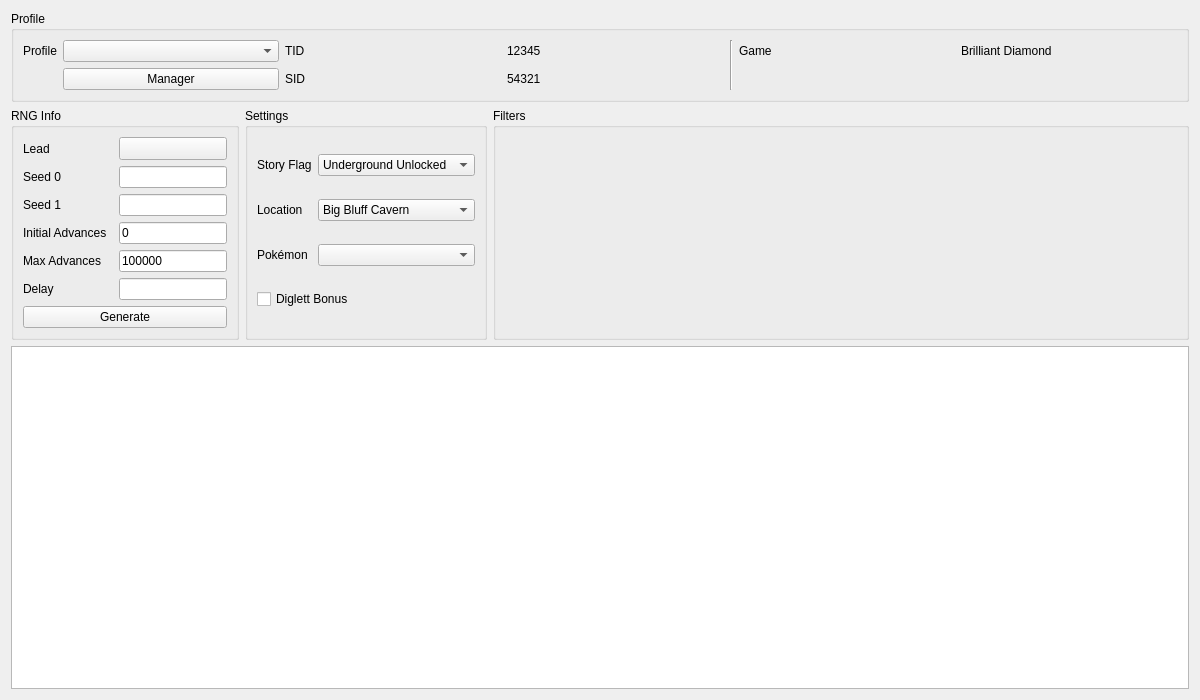
<?xml version="1.0" encoding="UTF-8"?>
<ui version="4.0">
 <class>Underground</class>
 <widget class="QWidget" name="Underground">
  <property name="geometry">
   <rect>
    <x>0</x>
    <y>0</y>
    <width>1200</width>
    <height>700</height>
   </rect>
  </property>
  <property name="windowTitle">
   <string>Underground</string>
  </property>
  <layout class="QGridLayout" name="gridLayout_45">
   <item row="1" column="1">
    <widget class="QGroupBox" name="groupBoxSettings">
     <property name="title">
      <string>Settings</string>
     </property>
     <layout class="QGridLayout" name="gridLayout_42">
      <item row="2" column="1">
       <widget class="ComboBox" name="comboBoxLocation">
        <item>
         <property name="text">
          <string>Big Bluff Cavern</string>
         </property>
        </item>
        <item>
         <property name="text">
          <string>Bogsunk Cavern</string>
         </property>
        </item>
        <item>
         <property name="text">
          <string>Dazzling Cave</string>
         </property>
        </item>
        <item>
         <property name="text">
          <string>Fountainspring Cave</string>
         </property>
        </item>
        <item>
         <property name="text">
          <string>Glacial Cavern</string>
         </property>
        </item>
        <item>
         <property name="text">
          <string>Grassland Cave</string>
         </property>
        </item>
        <item>
         <property name="text">
          <string>Ice Cave</string>
         </property>
        </item>
        <item>
         <property name="text">
          <string>Riverbank Cave</string>
         </property>
        </item>
        <item>
         <property name="text">
          <string>Rocky Cave</string>
         </property>
        </item>
        <item>
         <property name="text">
          <string>Sandsear Cave</string>
         </property>
        </item>
        <item>
         <property name="text">
          <string>Spacious Cave</string>
         </property>
        </item>
        <item>
         <property name="text">
          <string>Stargleam Cavern</string>
         </property>
        </item>
        <item>
         <property name="text">
          <string>Still-Water Cavern</string>
         </property>
        </item>
        <item>
         <property name="text">
          <string>Sunlit Cavern</string>
         </property>
        </item>
        <item>
         <property name="text">
          <string>Swampy Cave</string>
         </property>
        </item>
        <item>
         <property name="text">
          <string>Typhlo Cavern</string>
         </property>
        </item>
        <item>
         <property name="text">
          <string>Volcanic Cave</string>
         </property>
        </item>
        <item>
         <property name="text">
          <string>Whiteout Cave</string>
         </property>
        </item>
       </widget>
      </item>
      <item row="3" column="1">
       <widget class="CheckList" name="checkListPokemon"/>
      </item>
      <item row="2" column="0">
       <widget class="QLabel" name="labelLocation">
        <property name="sizePolicy">
         <sizepolicy hsizetype="Fixed" vsizetype="Preferred">
          <horstretch>0</horstretch>
          <verstretch>0</verstretch>
         </sizepolicy>
        </property>
        <property name="text">
         <string>Location</string>
        </property>
       </widget>
      </item>
      <item row="0" column="1">
       <widget class="QComboBox" name="comboBoxStoryFlag">
        <item>
         <property name="text">
          <string>Underground Unlocked</string>
         </property>
        </item>
        <item>
         <property name="text">
          <string>Strength Obtained</string>
         </property>
        </item>
        <item>
         <property name="text">
          <string>Defog Obtained</string>
         </property>
        </item>
        <item>
         <property name="text">
          <string>7 Badges</string>
         </property>
        </item>
        <item>
         <property name="text">
          <string>Waterfall Obtained</string>
         </property>
        </item>
        <item>
         <property name="text">
          <string>National Dex</string>
         </property>
        </item>
       </widget>
      </item>
      <item row="0" column="0">
       <widget class="QLabel" name="labelStoryFlag">
        <property name="text">
         <string>Story Flag</string>
        </property>
       </widget>
      </item>
      <item row="3" column="0">
       <widget class="QLabel" name="labelPokemon">
        <property name="text">
         <string>Pokémon</string>
        </property>
       </widget>
      </item>
      <item row="4" column="0" colspan="2">
       <widget class="QCheckBox" name="checkBoxDiglett">
        <property name="text">
         <string>Diglett Bonus</string>
        </property>
       </widget>
      </item>
     </layout>
    </widget>
   </item>
   <item row="0" column="0" colspan="3">
    <widget class="QGroupBox" name="groupBoxProfile">
     <property name="title">
      <string>Profile</string>
     </property>
     <layout class="QGridLayout" name="gridLayout_44">
      <item row="0" column="3">
       <widget class="QLabel" name="labelProfileTIDValue">
        <property name="text">
         <string notr="true">12345</string>
        </property>
       </widget>
      </item>
      <item row="0" column="2">
       <widget class="QLabel" name="labelProfileTID">
        <property name="text">
         <string>TID</string>
        </property>
       </widget>
      </item>
      <item row="0" column="6">
       <widget class="QLabel" name="labelProfileGame">
        <property name="text">
         <string>Game</string>
        </property>
       </widget>
      </item>
      <item row="1" column="1">
       <widget class="QPushButton" name="pushButtonProfileManager">
        <property name="text">
         <string>Manager</string>
        </property>
       </widget>
      </item>
      <item row="1" column="3">
       <widget class="QLabel" name="labelProfileSIDValue">
        <property name="text">
         <string notr="true">54321</string>
        </property>
       </widget>
      </item>
      <item row="0" column="4" rowspan="2">
       <widget class="Line" name="line">
        <property name="orientation">
         <enum>Qt::Vertical</enum>
        </property>
       </widget>
      </item>
      <item row="0" column="0">
       <widget class="QLabel" name="labelProfile">
        <property name="sizePolicy">
         <sizepolicy hsizetype="Fixed" vsizetype="Preferred">
          <horstretch>0</horstretch>
          <verstretch>0</verstretch>
         </sizepolicy>
        </property>
        <property name="text">
         <string>Profile</string>
        </property>
       </widget>
      </item>
      <item row="0" column="7">
       <widget class="QLabel" name="labelProfileGameValue">
        <property name="text">
         <string>Brilliant Diamond</string>
        </property>
       </widget>
      </item>
      <item row="0" column="1">
       <widget class="QComboBox" name="comboBoxProfiles"/>
      </item>
      <item row="1" column="2">
       <widget class="QLabel" name="labelProfileSID">
        <property name="text">
         <string>SID</string>
        </property>
       </widget>
      </item>
     </layout>
    </widget>
   </item>
   <item row="2" column="0" colspan="3">
    <widget class="TableView" name="tableView">
     <attribute name="verticalHeaderVisible">
      <bool>false</bool>
     </attribute>
    </widget>
   </item>
   <item row="1" column="2">
    <widget class="QGroupBox" name="groupBoxFilters">
     <property name="sizePolicy">
      <sizepolicy hsizetype="Preferred" vsizetype="Preferred">
       <horstretch>1</horstretch>
       <verstretch>0</verstretch>
      </sizepolicy>
     </property>
     <property name="title">
      <string>Filters</string>
     </property>
     <layout class="QGridLayout" name="gridLayout_41">
      <item row="0" column="0" rowspan="2">
       <widget class="Filter" name="filter" native="true"/>
      </item>
     </layout>
    </widget>
   </item>
   <item row="1" column="0">
    <widget class="QGroupBox" name="groupBoxRNGInfo">
     <property name="title">
      <string>RNG Info</string>
     </property>
     <layout class="QGridLayout" name="gridLayout_43">
      <item row="5" column="3">
       <widget class="TextBox" name="textBoxInitialAdvances">
        <property name="text">
         <string notr="true">0</string>
        </property>
       </widget>
      </item>
      <item row="2" column="1">
       <widget class="QLabel" name="labelLead">
        <property name="sizePolicy">
         <sizepolicy hsizetype="Fixed" vsizetype="Preferred">
          <horstretch>0</horstretch>
          <verstretch>0</verstretch>
         </sizepolicy>
        </property>
        <property name="text">
         <string>Lead</string>
        </property>
       </widget>
      </item>
      <item row="2" column="3">
       <widget class="ComboMenu" name="toolButtonLead">
        <property name="sizePolicy">
         <sizepolicy hsizetype="Preferred" vsizetype="Fixed">
          <horstretch>0</horstretch>
          <verstretch>0</verstretch>
         </sizepolicy>
        </property>
       </widget>
      </item>
      <item row="4" column="1">
       <widget class="QLabel" name="labelSeed1">
        <property name="text">
         <string>Seed 1</string>
        </property>
       </widget>
      </item>
      <item row="4" column="3">
       <widget class="TextBox" name="textBoxSeed1"/>
      </item>
      <item row="6" column="3">
       <widget class="TextBox" name="textBoxMaxAdvances">
        <property name="text">
         <string notr="true">100000</string>
        </property>
       </widget>
      </item>
      <item row="10" column="1" colspan="3">
       <widget class="QPushButton" name="pushButtonGenerate">
        <property name="enabled">
         <bool>true</bool>
        </property>
        <property name="text">
         <string>Generate</string>
        </property>
       </widget>
      </item>
      <item row="3" column="1">
       <widget class="QLabel" name="labelSeed0">
        <property name="sizePolicy">
         <sizepolicy hsizetype="Fixed" vsizetype="Preferred">
          <horstretch>0</horstretch>
          <verstretch>0</verstretch>
         </sizepolicy>
        </property>
        <property name="text">
         <string>Seed 0</string>
        </property>
       </widget>
      </item>
      <item row="5" column="1">
       <widget class="QLabel" name="labelInitialAdvances">
        <property name="sizePolicy">
         <sizepolicy hsizetype="Fixed" vsizetype="Preferred">
          <horstretch>0</horstretch>
          <verstretch>0</verstretch>
         </sizepolicy>
        </property>
        <property name="text">
         <string>Initial Advances</string>
        </property>
       </widget>
      </item>
      <item row="3" column="3">
       <widget class="TextBox" name="textBoxSeed0"/>
      </item>
      <item row="6" column="1">
       <widget class="QLabel" name="labelMaxAdvances">
        <property name="sizePolicy">
         <sizepolicy hsizetype="Fixed" vsizetype="Preferred">
          <horstretch>0</horstretch>
          <verstretch>0</verstretch>
         </sizepolicy>
        </property>
        <property name="text">
         <string>Max Advances</string>
        </property>
       </widget>
      </item>
      <item row="7" column="1">
       <widget class="QLabel" name="labelDelay">
        <property name="text">
         <string>Delay</string>
        </property>
       </widget>
      </item>
      <item row="7" column="3">
       <widget class="TextBox" name="textBoxDelay"/>
      </item>
     </layout>
    </widget>
   </item>
  </layout>
 </widget>
 <customwidgets>
  <customwidget>
   <class>ComboBox</class>
   <extends>QComboBox</extends>
   <header>Form/Controls/ComboBox.hpp</header>
  </customwidget>
  <customwidget>
   <class>CheckList</class>
   <extends>QComboBox</extends>
   <header>Form/Controls/CheckList.hpp</header>
   <slots>
    <slot>resetChecks()</slot>
   </slots>
  </customwidget>
  <customwidget>
   <class>TextBox</class>
   <extends>QLineEdit</extends>
   <header>Form/Controls/TextBox.hpp</header>
  </customwidget>
  <customwidget>
   <class>TableView</class>
   <extends>QTableView</extends>
   <header>Form/Controls/TableView.hpp</header>
  </customwidget>
  <customwidget>
   <class>Filter</class>
   <extends>QWidget</extends>
   <header>Form/Controls/Filter.hpp</header>
   <container>1</container>
  </customwidget>
  <customwidget>
   <class>ComboMenu</class>
   <extends>QToolButton</extends>
   <header>Form/Controls/ComboMenu.hpp</header>
  </customwidget>
 </customwidgets>
 <tabstops>
  <tabstop>comboBoxProfiles</tabstop>
  <tabstop>pushButtonProfileManager</tabstop>
  <tabstop>toolButtonLead</tabstop>
  <tabstop>textBoxSeed0</tabstop>
  <tabstop>textBoxSeed1</tabstop>
  <tabstop>textBoxInitialAdvances</tabstop>
  <tabstop>textBoxMaxAdvances</tabstop>
  <tabstop>textBoxDelay</tabstop>
  <tabstop>pushButtonGenerate</tabstop>
  <tabstop>comboBoxStoryFlag</tabstop>
  <tabstop>comboBoxLocation</tabstop>
  <tabstop>checkListPokemon</tabstop>
  <tabstop>checkBoxDiglett</tabstop>
  <tabstop>tableView</tabstop>
 </tabstops>
 <resources/>
 <connections/>
</ui>
